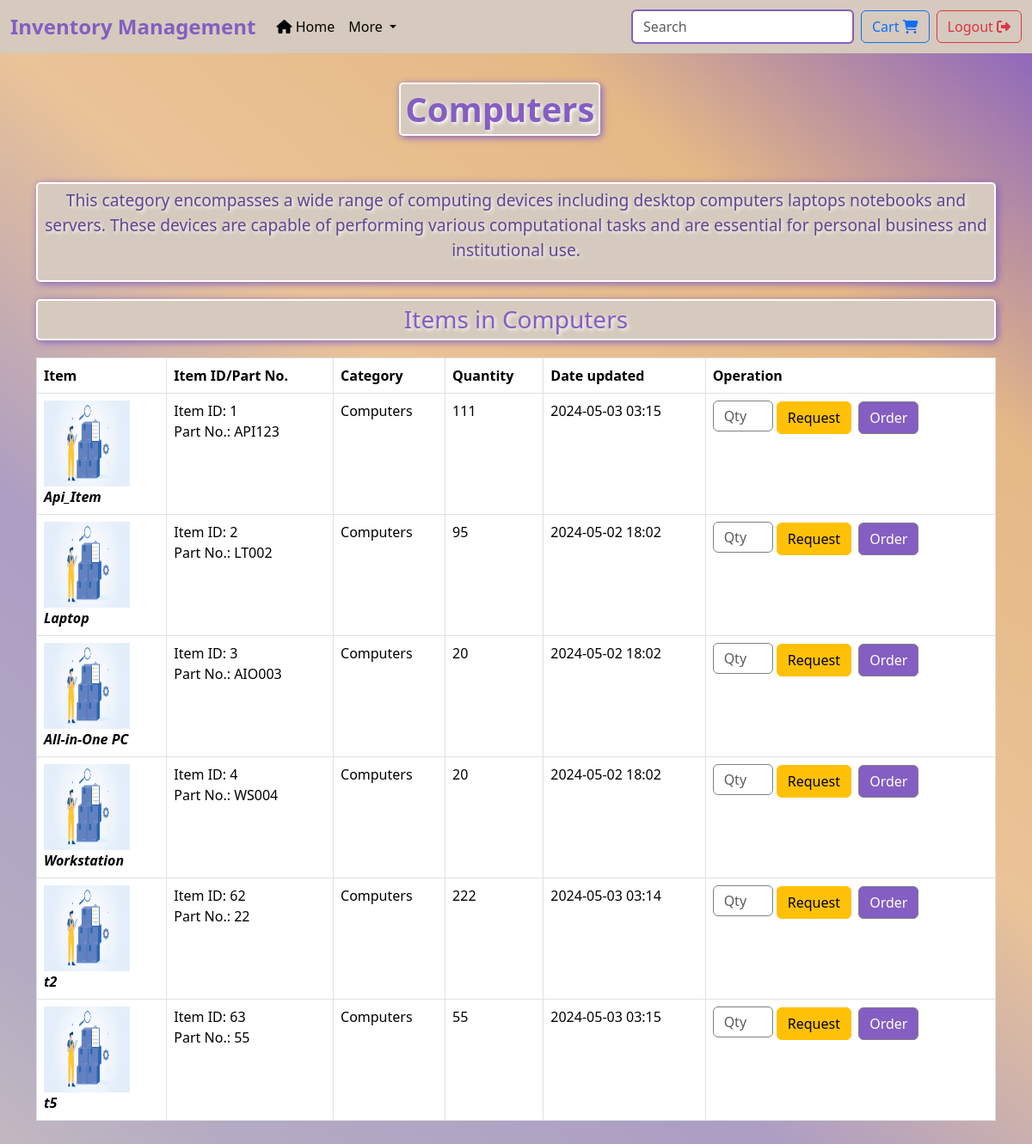
The app's page /category/Computers (signed in) with its own data.
### model.py (models this page shows, shortened)
class Category(db.Model):
    catid = db.Column(db.Integer, primary_key=True, autoincrement=True)
    name = db.Column(db.String(200), nullable=False)
    items = db.relationship('Item', backref='category_ref', lazy=True)
    description = db.Column(db.Text)

class Item(db.Model):
    itemid = db.Column(db.Integer, primary_key=True, autoincrement=True)
    name = db.Column(db.String(200), nullable=False)
    partno = db.Column(db.String(10), default='-')
    description = db.Column(db.Text)
    date_stocked = db.Column(db.DateTime, default=current_time)
    quantity = db.Column(db.Integer, nullable=False, default=1)
    price = db.Column(db.Numeric(precision=10, scale=2))
    location = db.Column(db.Text)
    deleted = db.Column(db.Boolean, default=False)
    category = db.Column(db.Integer, db.ForeignKey(
        'category.catid'), nullable=False)
    itemrequest = db.relationship('ItemRequest', backref='item_ref', lazy=True)

### app.py (the view)
@app.route('/category/<name>', methods=['GET'])
@login_required
def opencategory(name):
    currentcat = category_model.query.filter_by(name=name).first()
    items = item_model.query.filter_by(
        category=currentcat.catid).all()
    if current_user.role == 'admin':
        return render_template('category.html', cat=currentcat, items=items)
    else:
        return render_template('usercategory.html', cat=currentcat, items=items)

### app.py (called while the page is built)
@lm.user_loader
def load_user(id):
    return user.query.get(int(id))

### templates/usercategory.html (shortened to what this page needs)
{%extends 'base.html'%}  {%block body%}
<div>
    <div class="container">
        <br />
        <div style="text-align: center">
            <h1
                style="
                    text-align: center;
                    color: #845ec2;
                    margin-top: 10px;
                    margin-bottom: 20px;
                    border: 2px solid white;
                    border-radius: 5px;
                    background-color: #d5cabd;
                    box-shadow: 2px 2px 8px #845ec2;
                    padding: 5px;
                    text-shadow: 2px 2px 4px white;
                ">
                {{cat.name}}
            </h1>
        </div>
        <br />
        <div
            style="
                text-align: center;
                color: #634494;
                font-size: larger;
                margin-top: 10px;
                margin-bottom: 20px;
                border: 2px solid white;
                border-radius: 5px;
                background-color: #d5cabd;
                box-shadow: 2px 2px 8px #845ec2;
                padding: 5px;
                text-shadow: 2px 2px 4px white;
            ">
            <p>{{cat.description}}</p>
        </div>
        <h3
            style="
                text-align: center;
                color: #845ec2;
                margin-top: 10px;
                margin-bottom: 20px;
                border: 2px solid white;
                border-radius: 5px;
                background-color: #d5cabd;
                box-shadow: 2px 2px 8px #845ec2;
                padding: 5px;
                text-shadow: 2px 2px 4px white;
            ">
            Items in {{cat.name}}
        </h3>
        <table class="table table-bordered table-hover">
            <tr>
                <th>Item</th>
                <th>Item ID/Part No.</th>
                <th>Category</th>
                <th>Quantity</th>
                <th>Date updated</th>
                <th>Operation</th>
            </tr>
            {% for item in items %}
            <tr>
                <td class="max-width-td">
                    <img
                        src="{{url_for('static',filename='ing1.jpg')}}"
                        alt="Image"
                        width="100px"
                        height="100px" /><br />
                    <i><strong>{{ item.name }}</strong></i>
                </td>
                <td>
                    <a>Item ID: {{ item.itemid }}</a><br />
                    <a>Part No.: {{ item.partno }}</a>
                </td>
                <td>
                    <a>{{cat.name}}</a>
                </td>
                <td><a>{{ item.quantity }}</a></td>
                <td>
                    <a> {{ item.date_stocked.strftime('%Y-%m-%d %H:%M') }} </a>
                </td>
                <td>
                    <div
                        class="card-footer border-dark"
                        style="display: inline-block">
                        <form
                            method="POST"
                            action="{{url_for('request',id=item.itemid)}}"
                            style="display: inline-block">
                            <input
                                type="number"
                                max="{{ item.quantity }}"
                                min="0"
                                id="qty"
                                name="qty"
                                class="form-control"
                                placeholder="Qty"
                                style="
                                    width: 70px;
                                    height: 36px;
                                    display: inline-block;
                                    border: 1px solid grey;
                                " />
                            <button type="submit" class="btn btn-warning me-1">
                                Request
                            </button>
                        </form>
                        <form
                            method="POST"
                            action="{{url_for('add_item_cart',item_id=item.itemid)}}"
                            style="display: inline-block">
                            <button
                                type="submit"
                                class="btn btn-primary me-1"
                                style="border: 1px solid grey">
                                Order
                            </button>
                        </form>
                    </div>
                </td>
            </tr>
            {% endfor %}
        </table>
        <br /><br />
    </div>
</div>
{%endblock%}

### static/css/main.css (style rules this page uses)
.btn-primary, .btn-primary:hover, .btn-primary:active, .btn-primary:visited { background-color: #845ec2; border: white; }
h1 { text-align: center; font-weight: bold; border: 2px solid black; box-shadow: 2px 2px 5px black; display: inline-block; padding: 1rem; }

### templates/base.html (style rules this page uses)
.form-control { background-color: #ffffff; border-color: #808080; color: #000000; }
body { background: linear-gradient( 40deg, #d5cabd, #b4abc3, #ac9dc4, #eac397, #e5b986, #845ec2 ); }

### templates/usercategory.html (style rules this page uses)
.max-width-td { max-width: 150px; overflow: hidden; text-overflow: ellipsis; }

### records on screen
Category: name "Computers", description "This category encompasses a wide range of computing devices including desktop computers laptops notebooks and servers. These devices are capable of performing various computational tasks and are essential for personal business and institutional use."
Item: name "Api_Item", itemid "1", partno "API123", quantity "111", date_stocked "2024-05-03 03:15"
Item: name "Laptop", itemid "2", partno "LT002", quantity "95", date_stocked "2024-05-02 18:02"
Item: name "All-in-One PC", itemid "3", partno "AIO003", quantity "20", date_stocked "2024-05-02 18:02"
Item: name "Workstation", itemid "4", partno "WS004", quantity "20", date_stocked "2024-05-02 18:02"
Item: name "t2", itemid "62", partno "22", quantity "222", date_stocked "2024-05-03 03:14"
Item: name "t5", itemid "63", partno "55", quantity "55", date_stocked "2024-05-03 03:15"
